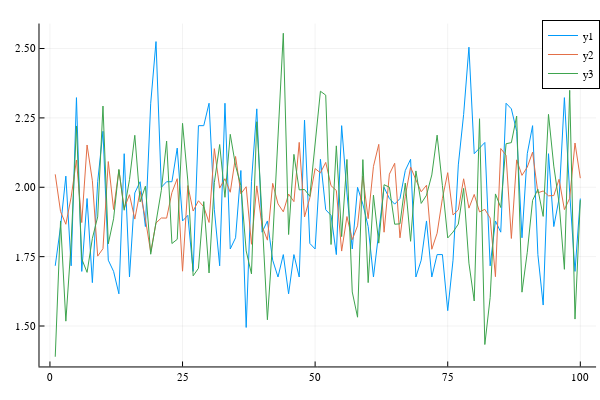

Write notebook code for a chart like this one.
### Code cell
plot(tally1)
plot!(tally2)
plot!(tally3)

### Figure 1 — Plotly figure (JSON) as saved in the notebook; plotly's stock layout.template omitted (floating-point values rounded to 4 significant figures)
{"data": [{"colorbar": {"len": 0.9525, "title": "", "x": 0.9934, "y": 0.5139}, "legendgroup": "y1", "line": {"color": "rgba(0, 154, 250, 1.000)", "dash": "solid", "shape": "linear", "width": 1}, "mode": "lines", "name": "y1", "showlegend": true, "type": "scatter", "x": [1, 2, 3, 4, 5, 6, 7, 8, 9, 10, 11, 12, 13, 14, 15, 16, 17, 18, 19, 20, 21, 22, 23, 24, 25, 26, 27, 28, 29, 30, 31, 32, 33, 34, 35, 36, 37, 38, 39, 40, 41, 42, 43, 44, 45, 46, 47, 48, 49, 50, 51, 52, 53, 54, 55, 56, 57, 58, 59, 60, 61, 62, 63, 64, 65, 66, 67, 68, 69, 70, 71, 72, 73, 74, 75, 76, 77, 78, 79, 80, 81, 82, 83, 84, 85, 86, 87, 88, 89, 90, 91, 92, 93, 94, 95, 96, 97, 98, 99, 100], "xaxis": "x", "y": [1.717, 1.858, 2.04, 1.717, 2.323, 1.697, 1.959, 1.656, 2.02, 2.202, 1.737, 1.697, 1.616, 2.121, 1.677, 1.98, 2.02, 1.858, 2.303, 2.525, 2.0, 2.02, 2.02, 2.141, 1.879, 1.899, 1.697, 2.222, 2.222, 2.303, 1.919, 1.717, 2.303, 1.778, 1.818, 2.06, 1.495, 2.02, 2.283, 1.838, 1.879, 1.737, 1.677, 1.757, 1.616, 1.757, 1.677, 2.242, 1.798, 1.778, 2.101, 1.919, 1.899, 1.757, 2.222, 1.98, 1.778, 2.0, 1.939, 1.858, 1.677, 1.838, 2.0, 1.959, 1.939, 1.959, 2.06, 2.101, 1.677, 1.737, 1.879, 1.677, 1.757, 1.757, 1.555, 1.737, 2.081, 2.262, 2.505, 2.121, 2.141, 2.161, 1.717, 1.879, 1.838, 2.303, 2.283, 2.202, 1.818, 2.121, 2.222, 1.757, 1.576, 2.121, 1.858, 1.959, 2.323, 1.98, 1.697, 1.959], "yaxis": "y"}, {"colorbar": {"len": 0.9525, "title": "", "x": 0.9934, "y": 0.5139}, "legendgroup": "y2", "line": {"color": "rgba(227, 111, 71, 1.000)", "dash": "solid", "shape": "linear", "width": 1}, "mode": "lines", "name": "y2", "showlegend": true, "type": "scatter", "x": [1, 2, 3, 4, 5, 6, 7, 8, 9, 10, 11, 12, 13, 14, 15, 16, 17, 18, 19, 20, 21, 22, 23, 24, 25, 26, 27, 28, 29, 30, 31, 32, 33, 34, 35, 36, 37, 38, 39, 40, 41, 42, 43, 44, 45, 46, 47, 48, 49, 50, 51, 52, 53, 54, 55, 56, 57, 58, 59, 60, 61, 62, 63, 64, 65, 66, 67, 68, 69, 70, 71, 72, 73, 74, 75, 76, 77, 78, 79, 80, 81, 82, 83, 84, 85, 86, 87, 88, 89, 90, 91, 92, 93, 94, 95, 96, 97, 98, 99, 100], "xaxis": "x", "y": [2.047, 1.912, 1.867, 1.964, 2.098, 1.873, 2.152, 2.024, 1.752, 1.779, 2.093, 1.92, 2.062, 1.924, 1.973, 1.885, 1.986, 1.885, 1.766, 1.871, 1.889, 1.889, 1.981, 2.031, 1.698, 2.006, 1.914, 1.951, 1.93, 1.873, 2.139, 1.997, 2.031, 1.982, 2.111, 1.977, 2.002, 1.795, 2.005, 1.86, 1.809, 2.014, 1.94, 1.912, 1.976, 1.948, 2.162, 1.893, 1.962, 2.067, 2.052, 2.09, 2.006, 1.988, 1.77, 1.895, 1.811, 1.861, 2.041, 1.887, 2.075, 2.155, 1.838, 2.047, 2.086, 1.818, 1.968, 2.073, 2.027, 1.984, 2.007, 1.777, 1.834, 1.96, 2.053, 1.9, 1.919, 2.031, 1.925, 1.974, 1.911, 1.92, 1.889, 1.678, 2.14, 2.115, 1.816, 2.099, 2.043, 2.073, 2.126, 1.98, 1.987, 1.969, 1.97, 2.029, 1.919, 1.96, 2.16, 2.033], "yaxis": "y"}, {"colorbar": {"len": 0.9525, "title": "", "x": 0.9934, "y": 0.5139}, "legendgroup": "y3", "line": {"color": "rgba(62, 164, 78, 1.000)", "dash": "solid", "shape": "linear", "width": 1}, "mode": "lines", "name": "y3", "showlegend": true, "type": "scatter", "x": [1, 2, 3, 4, 5, 6, 7, 8, 9, 10, 11, 12, 13, 14, 15, 16, 17, 18, 19, 20, 21, 22, 23, 24, 25, 26, 27, 28, 29, 30, 31, 32, 33, 34, 35, 36, 37, 38, 39, 40, 41, 42, 43, 44, 45, 46, 47, 48, 49, 50, 51, 52, 53, 54, 55, 56, 57, 58, 59, 60, 61, 62, 63, 64, 65, 66, 67, 68, 69, 70, 71, 72, 73, 74, 75, 76, 77, 78, 79, 80, 81, 82, 83, 84, 85, 86, 87, 88, 89, 90, 91, 92, 93, 94, 95, 96, 97, 98, 99, 100], "xaxis": "x", "y": [1.389, 1.879, 1.518, 1.799, 2.221, 1.742, 1.693, 1.816, 1.893, 2.293, 1.796, 1.886, 2.065, 1.917, 2.027, 2.187, 1.947, 2.004, 1.759, 1.879, 1.989, 2.166, 1.797, 1.812, 2.23, 2.023, 1.681, 1.708, 1.948, 1.691, 2.017, 2.154, 1.964, 2.191, 2.078, 2.007, 1.771, 1.688, 2.236, 1.892, 1.523, 1.808, 2.209, 2.555, 1.83, 2.119, 1.991, 1.992, 1.967, 2.146, 2.346, 2.332, 1.794, 2.149, 1.822, 2.1, 1.623, 1.532, 2.1, 1.656, 1.972, 1.799, 2.009, 2.0, 1.867, 1.868, 2.015, 1.805, 2.059, 1.942, 1.971, 2.044, 2.188, 2.006, 1.817, 1.839, 1.867, 1.996, 1.727, 1.59, 2.247, 1.433, 1.603, 1.976, 1.927, 2.157, 2.161, 2.257, 1.622, 1.766, 1.953, 1.993, 1.895, 2.263, 2.076, 1.944, 1.704, 2.349, 1.525, 1.954], "yaxis": "y"}], "layout": {"annotations": [], "height": 400, "legend": {"bgcolor": "rgba(255, 255, 255, 1.000)", "bordercolor": "rgba(0, 0, 0, 1.000)", "borderwidth": 1, "font": {"color": "rgba(0, 0, 0, 1.000)", "family": "sans-serif", "size": 11}, "title": {"font": {"color": "rgba(0, 0, 0, 1.000)", "family": "sans-serif", "size": 15}, "text": ""}, "tracegroupgap": 0, "traceorder": "normal", "x": 1, "xanchor": "auto", "y": 1, "yanchor": "auto"}, "margin": {"b": 20, "l": 0, "r": 0, "t": 20}, "paper_bgcolor": "rgba(255, 255, 255, 1.000)", "plot_bgcolor": "rgba(255, 255, 255, 1.000)", "showlegend": true, "width": 600, "xaxis": {"anchor": "y", "domain": [0.06582, 0.9934], "gridcolor": "rgba(0, 0, 0, 0.100)", "gridwidth": 0.5, "linecolor": "rgba(0, 0, 0, 1.000)", "mirror": false, "range": [-1.97, 103.0], "showgrid": true, "showline": true, "showticklabels": true, "tickangle": 0, "tickcolor": "rgb(0, 0, 0)", "tickfont": {"color": "rgba(0, 0, 0, 1.000)", "family": "sans-serif", "size": 11}, "tickmode": "array", "ticks": "inside", "ticktext": ["0", "25", "50", "75", "100"], "tickvals": [0, 25, 50, 75, 100], "title": "", "titlefont": {"color": "rgba(0, 0, 0, 1.000)", "family": "sans-serif", "size": 15}, "type": "-", "visible": true, "zeroline": false, "zerolinecolor": "rgba(0, 0, 0, 1.000)"}, "yaxis": {"anchor": "x", "domain": [0.03762, 0.9902], "gridcolor": "rgba(0, 0, 0, 0.100)", "gridwidth": 0.5, "linecolor": "rgba(0, 0, 0, 1.000)", "mirror": false, "range": [1.354, 2.59], "showgrid": true, "showline": true, "showticklabels": true, "tickangle": 0, "tickcolor": "rgb(0, 0, 0)", "tickfont": {"color": "rgba(0, 0, 0, 1.000)", "family": "sans-serif", "size": 11}, "tickmode": "array", "ticks": "inside", "ticktext": ["1.50", "1.75", "2.00", "2.25", "2.50"], "tickvals": [1.5, 1.75, 2, 2.25, 2.5], "title": "", "titlefont": {"color": "rgba(0, 0, 0, 1.000)", "family": "sans-serif", "size": 15}, "type": "-", "visible": true, "zeroline": false, "zerolinecolor": "rgba(0, 0, 0, 1.000)"}}}
